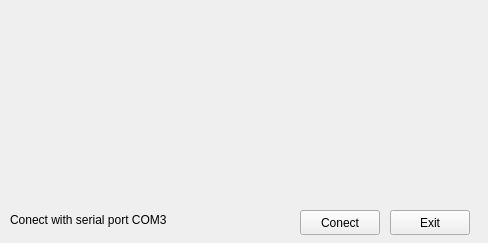
<?xml version="1.0" encoding="UTF-8"?>
<ui version="4.0">
 <class>MainWindow</class>
 <widget class="QMainWindow" name="MainWindow">
  <property name="geometry">
   <rect>
    <x>0</x>
    <y>0</y>
    <width>488</width>
    <height>243</height>
   </rect>
  </property>
  <property name="windowTitle">
   <string>MainWindow</string>
  </property>
  <widget class="QWidget" name="centralWidget">
   <widget class="QPushButton" name="BT_exit">
    <property name="geometry">
     <rect>
      <x>390</x>
      <y>210</y>
      <width>80</width>
      <height>25</height>
     </rect>
    </property>
    <property name="text">
     <string>Exit</string>
    </property>
   </widget>
   <widget class="QPushButton" name="BT_conect">
    <property name="geometry">
     <rect>
      <x>300</x>
      <y>210</y>
      <width>80</width>
      <height>25</height>
     </rect>
    </property>
    <property name="text">
     <string>Conect</string>
    </property>
   </widget>
   <widget class="QLabel" name="Lb_name">
    <property name="geometry">
     <rect>
      <x>10</x>
      <y>210</y>
      <width>251</width>
      <height>20</height>
     </rect>
    </property>
    <property name="text">
     <string>Conect with serial port COM3</string>
    </property>
   </widget>
  </widget>
 </widget>
 <layoutdefault spacing="6" margin="11"/>
 <resources/>
 <connections/>
</ui>
